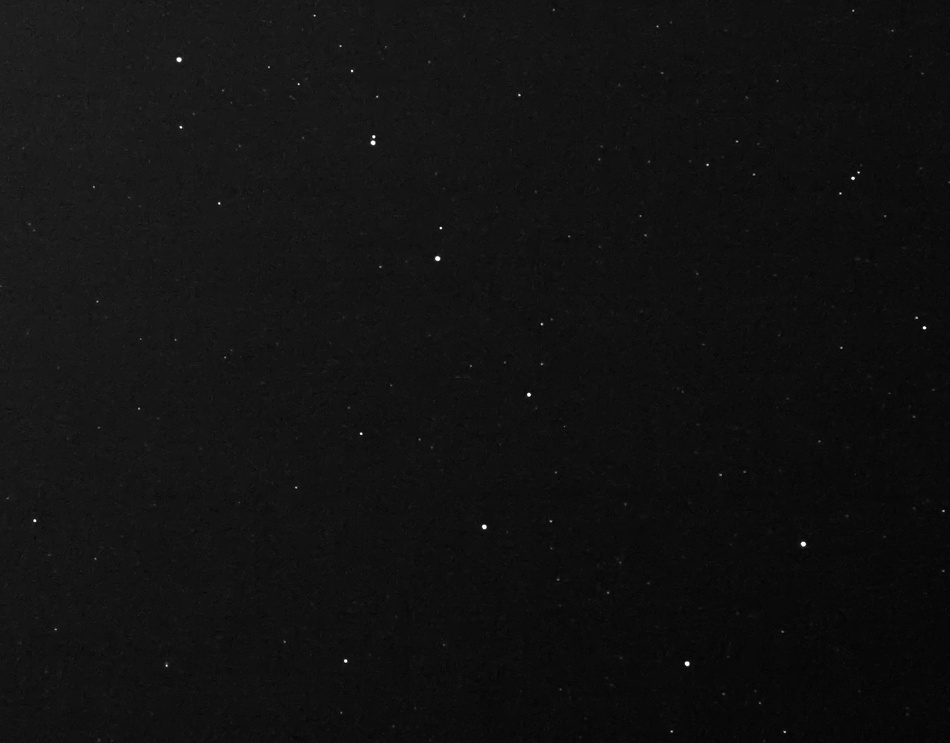
#> input picture experiments/dipper1.jpg, 950 x 743 px, shrunk from 1782 x 1394 before the run
$ python testingone.py
#> lines starting #> are read from the running program, lines starting #| are printed output that depends on the picture
from skimage import data
from skimage import io
from skimage.feature import blob_dog, blob_log, blob_doh
from math import sqrt
import numpy as np
import itertools
from skimage.color import rgb2gray

import matplotlib.pyplot as plt

image = io.imread("dipper1.jpg")
#> image is the input picture: shape (743, 950, 3); min 2, max 255, mean 17.5
height = len(image[0])
#> height = 950
width = len(image)
#> width = 743
# image = data.hubble_deep_field()[0:500, 0:500]
image_gray = rgb2gray(image)

blobs_log = blob_log(image_gray, max_sigma=30, num_sigma=10, threshold=.1)
#> blobs_log = 93 rows, first 8: [327, 924, 1], [520, 34, 1], [178, 853, 1], [136, 373, 1], [433, 361, 1], [661, 345, 1], [394, 528, 1], [127, 180, 1]

# Compute radii in the 3rd column.
blobs_log[:, 2] = blobs_log[:, 2] * sqrt(2)
# filter blogs greater then 1 radius
blobs_log =  blobs_log[blobs_log[:,2]>1,:]
#> blobs_log = 93 rows, first 8: [327, 924, 1.41], [520, 34, 1.41], [178, 853, 1.41], [136, 373, 1.41], [433, 361, 1.41], [661, 345, 1.41], [394, 528, 1.41], [127, 180, 1.41]

blobs_dog = blob_dog(image_gray, max_sigma=30, threshold=.1)
#> blobs_dog = 64 rows, first 8: [544, 803, 1.6], [663, 687, 1.6], [258, 437, 1.6], [327, 924, 1], [526, 484, 1.6], [394, 528, 1], [59, 179, 1.6], [178, 853, 1]
blobs_dog[:, 2] = blobs_dog[:, 2] * sqrt(2)
# filter blogs greater then 2 radius
blobs_dog =  blobs_dog[blobs_dog[:,2]>2,:]
#> blobs_dog = [[544, 803, 2.26], [663, 687, 2.26], [258, 437, 2.26], [526, 484, 2.26], [59, 179, 2.26], [142, 373, 2.26]]

blobs_doh = blob_doh(image_gray, max_sigma=30, threshold=.01)
#> blobs_doh = 14 rows, first 8: [543, 802, 4.22], [663, 686, 4.22], [258, 437, 4.22], [59, 178, 4.22], [526, 483, 4.22], [142, 372, 4.22], [394, 528, 4.22], [660, 345, 4.22]
# filter blogs greater then 4 radius
blobs_doh =  blobs_doh[blobs_doh[:,2]>4,:]
#> blobs_doh = [[543, 802, 4.22], [663, 686, 4.22], [258, 437, 4.22], [59, 178, 4.22], [526, 483, 4.22], [142, 372, 4.22], [394, 528, 4.22], [660, 345, 4.22], [177, 852, 4.22], [327, 924, 4.22]]

blobs_list = [blobs_log, blobs_dog, blobs_doh]
colors = ['yellow', 'lime', 'red']
titles = ['Laplacian of Gaussian', 'Difference of Gaussian',
          'Determinant of Hessian']
sequence = zip(blobs_list, colors, titles)

fig, axes = plt.subplots(1, 3, figsize=(14, 4), sharex=True, sharey=True,
                         subplot_kw={'adjustable': 'box-forced'})
plt.tight_layout()

axes = axes.ravel()
for blobs, color, title in sequence:
    ax = axes[0]
    axes = axes[1:]
    ax.set_title(title)
    ax.imshow(image, interpolation='nearest')
    ax.set_axis_off()
    for blob in blobs:
        y, x, r = blob
        c = plt.Circle((x, y), r, color=color, linewidth=2, fill=False)
        ax.add_patch(c)
    points = blobs[:,:-1]
    # for x in np.nditer(points, op_flags=['readwrite']):
    #     x = [height - x[0], x[1]]

    print(points)
    ax.plot(*zip(*itertools.chain.from_iterable(itertools.combinations(points, 2))),color='brown', marker='o')
#> this loop made 3 passes
#> (color, title) on passes 1 to 3: ('yellow', 'Laplacian of Gaussian'), ('lime', 'Difference of Gaussian'), ('red', 'Determinant of Hessian')
#> (printed output is left out)

# [5 lines of commented-out code are left out]
plt.show()
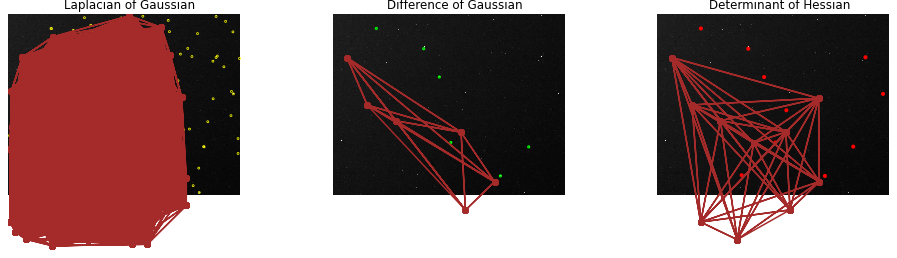
#> figure drawn by matplotlib, 3 panels

# https://snipt.net/Miki/sort-array-by-nth-column-in-numpypython/
# http://stackoverflow.com/questions/6834483/how-do-you-create-line-segments-between-two-points
